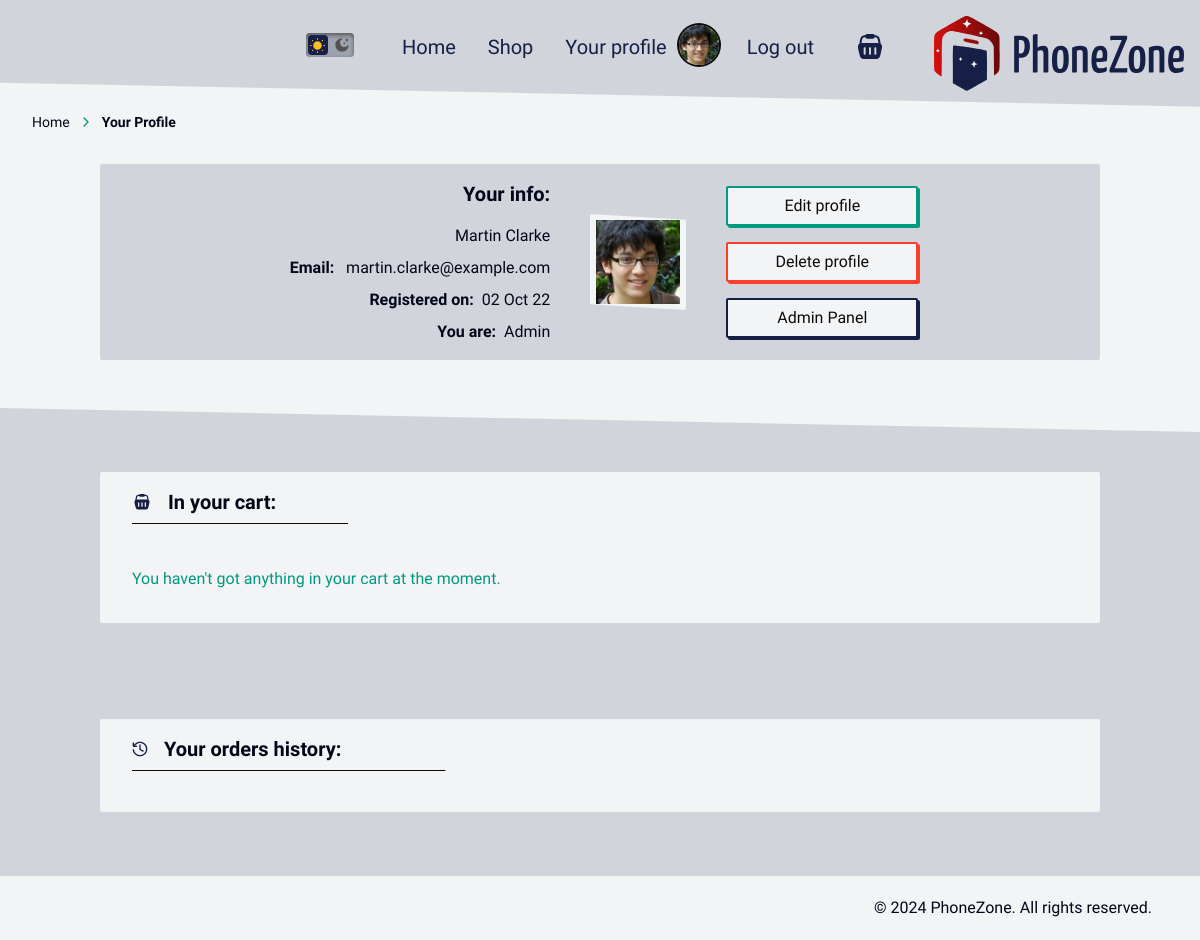
The app's page /pages/profile.php (signed in) with its own data.
### tables this page shows
CREATE TABLE `users` (
  `user_id` int(11) NOT NULL,
  `user_email` varchar(255) NOT NULL,
  `user_registration` date DEFAULT NULL,
  `user_firstname` varchar(50) NOT NULL,
  `user_lastname` varchar(50) NOT NULL,
  `user_password` varchar(32) DEFAULT NULL,
  `user_img` varchar(255) DEFAULT NULL,
  `user_type` enum('admin','user','owner') NOT NULL,
  `user_auth_method` enum('1','2','3') DEFAULT NULL
);

### pages/profile.php (the view, shortened to what this page needs)
<?php
$user_id = isset($_SESSION["user_id"]) ? $_SESSION["user_id"] : null;
$connection = get_mysqli();
$query = "SELECT * FROM users WHERE user_id = '$user_id'";
$result = mysqli_query($connection, $query);
$row = mysqli_fetch_assoc($result);
$logged_in_mf = new User();
$logged_in_mf->user_id = $user_id;
$logged_in_mf->user_email = $row["user_email"];
$logged_in_mf->user_registration = new DateTime($row["user_registration"]);
$logged_in_mf->user_firstname = $row["user_firstname"];
$logged_in_mf->user_lastname = $row["user_lastname"];
$logged_in_mf->user_img = $row["user_img"] ?: "default.jpg";
$breadcrumbs_html = file_get_contents("../html_components/breadcrumbs.html");
$formatted_date = $logged_in_mf->user_registration->format("d M y");
?>
<!doctype html>
<html lang="en" data-theme="light">
<head>
  <link href="../css/output/tailwind-styles.css" rel="stylesheet" />
  <link rel="stylesheet" href="../css/globals.css">
</head>
<body class="min-h-screen flex flex-col items-center gap-4 md:pt-24">
<?php
$nav_html = file_get_contents("../html_components/navigation.html");
$profile_header_html = file_get_contents(
  "../html_components/profile_header.html"
);
$profile_cart_html = file_get_contents("../html_components/profile_cart.html");
$profile_order_history = file_get_contents(
  "../html_components/profile_history.html"
);
$footer_html = file_get_contents("../html_components/footer.html");
$nav_html = str_replace(
  ["res/logo-h.png", 'href="index.php"'],
  ["../res/logo-h.png", 'href="../index.php"'],
  $nav_html
);
if (isset($_SESSION["user_type"]) && $_SESSION["user_type"] != "user") {
  $profile_header_html = str_replace(
    ["role hidden", "PROFILE_USER_ROLE", "btn-primary hidden"],
    ["", ucfirst($_SESSION["user_type"]), "btn-primary"],
    $profile_header_html
  );
}
$nav_html = str_replace(
  [
    "for-logged-in nav-link hidden",
    "for-logged-in nav-link group hidden",
    "pages/profile.php",
    "res/user_img/PROFILE_USER_IMG",
    "pages/products.php",
    "scripts/logout.php",
  ],
  [
    "nav-link",
    "nav-link group",
    "../pages/profile.php",
    "../res/user_img/" . $logged_in_mf->user_img,
    "../pages/products.php",
    "../scripts/logout.php",
  ],
  $nav_html
);
$profile_header_html = str_replace(
  [
    "PROFILE_USER_NAME",
    "PROFILE_USER_EMAIL",
    "PROFILE_USER_REGISTRATION_DATE",
    "PROFILE_USER_IMG",
  ],
  [
    $logged_in_mf->user_firstname . " " . $logged_in_mf->user_lastname,
    $logged_in_mf->user_email,
    $formatted_date,
    $logged_in_mf->user_img,
  ],
  $profile_header_html
);
$cart_products_json = get_user_cart_state($logged_in_mf->user_id);
if ($cart_products_json == "[]" || $cart_products_json == "no_cart") {
  $profile_cart_html = str_replace(
    "CART_CONTETS",
    '<p class="py-4 text-bg-info">You haven\'t got anything in your cart at the moment.</p>',
    $profile_cart_html
  );
}
$footer_html = str_replace(
  ["bg-bg-light", "bg-bg-darker"],
  ["bg-bg-lighter", "bg-bg-dark"],
  $footer_html
);
$breadcrumbs_html = str_replace(
  [
    "my-4",
    '  <li class="inline-flex items-center">
    <a
      class="flex items-center text-sm transition duration-300 hover:text-bg-info focus:bg-bg-info focus:outline-none"
      href="./products.php">
      Shop
      <svg
        class="mx-2 size-4 flex-shrink-0 overflow-visible text-bg-info"
        xmlns="http://www.w3.org/2000/svg"
        width="24"
        height="24"
        viewBox="0 0 24 24"
        fill="none"
        stroke="currentColor"
        stroke-width="2"
        stroke-linecap="round"
        stroke-linejoin="round"
        style="--darkreader-inline-stroke: currentColor"
        data-darkreader-inline-stroke="">
        <path d="m9 18 6-6-6-6"></path>
      </svg>
    </a>
  </li>
',
    "CURRENT_PAGE",
  ],
  ["mt-4", "", "Your Profile"],
  $breadcrumbs_html
);
echo $nav_html;
echo $breadcrumbs_html;
echo $profile_header_html;
echo "<div id='profile-purchases-details' class='w-full px-[8.33%] bg-bg-light dark:bg-bg-darker pt-12 h-max grow md:min-h-80 items-center flex flex-col gap-4 justify-start'>";
echo $profile_cart_html;
echo $profile_order_history;
echo "</div>";
echo $footer_html;
?>
  </body>
</html>

### css/globals.css (style rules this page uses)
:root[data-theme="light"] body { color: #020617; background: #f3f4f6; }
:root[data-theme="light"] #theme-toggle::after { transform: translateX(0px); background: #161f45; }
#theme-toggle { --theme_transition: all 0.3s ease-in-out; }
#theme-toggle::after { z-index: 100; content: ""; position: absolute; height: 20px; top: 2px; left: 2px; aspect-ratio: 1/1; transition: var(--theme_transition); border-radius: 4px; }
#theme-toggle svg { z-index: 101; }
@media (width > 768px) { #navigation { clip-path: polygon(0 0, 100% 0, 100% 100%, 0 calc(100% - 2vw)); } }
@media (width > 768px) { #products-grid-wrapper, #product-view, #profile-purchases-details { clip-path: polygon(0 0, 100% 2vw, 100% 100%, 0 100%); } }
#navigation .logo:not(#mobile-store-logo)::after { position: absolute; content: ""; width: 100%; height: 2px; background: var(--brand-600); scale: 0 1; transition: all 0.3s ease-in-out; bottom: 6px; right: -0.4rem; transform-origin: right; }
.profile-section-title::after { content: ""; position: absolute; width: 100%; bottom: -0.5rem; transform: scaleX(1.5); transform-origin: bottom left; border-bottom: 1px solid #0b0b0b; }

### records on screen
users: user_img "Home Shop Your profile Log out", user_img (picture), profile_header_html "Your info: Martin Clarke Email: martin.clarke@example.com Registered on: 02 Oct 22 You are: Admin Edit profile Delete profile Admin Panel", user_firstname+user_lastname+user_email (picture)

### other values on screen
$breadcrumbs_html "Home Your Profile"
$profile_order_history "Your orders history:"
$footer_html "© 2024 PhoneZone. All rights reserved."
